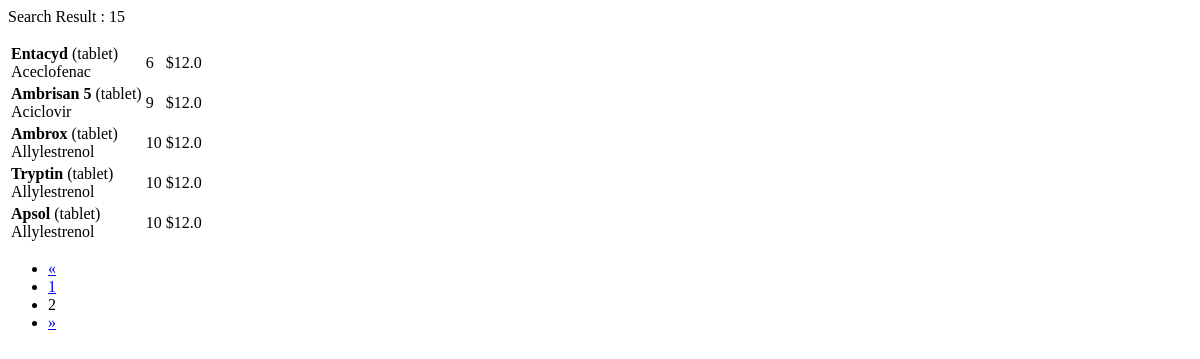
The app's page /ajax/search-and-filter/?page=2, older data.
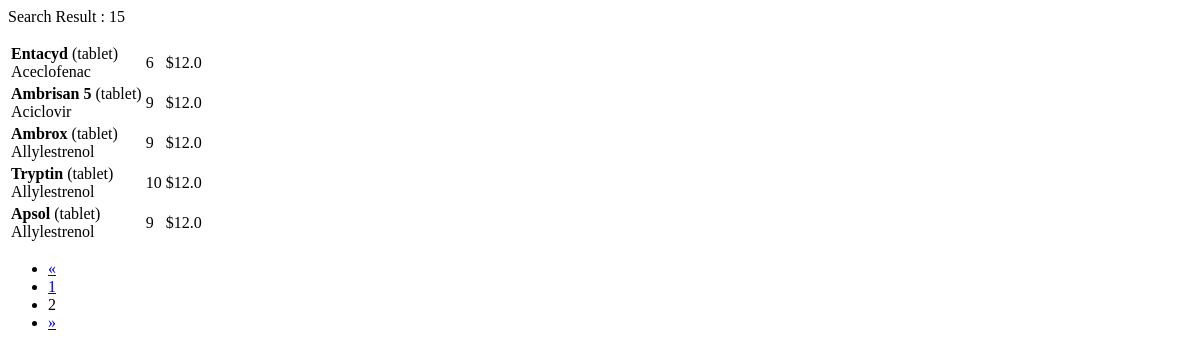
The same page, newer data.
### shop/models.py (models this page shows, shortened)
class Medicine(models.Model):
    name  = models.CharField(max_length=150)
    buy_price = models.FloatField()
    sell_price = models.FloatField()
    generic = models.ForeignKey(Generic, on_delete=models.CASCADE)
    brand  = models.ForeignKey(Brand, on_delete=models.CASCADE)
    type =  models.CharField(max_length=15,choices=MEDICINE_TYPE)
    quantity = models.IntegerField()
    place = models.ForeignKey(Place, on_delete=models.CASCADE)

class Generic(models.Model):
    name  = models.CharField(max_length=150)
    def __str__(self):
        return self.name

### shop/views.py (the view)
# urls.py: path('ajax/search-and-filter/', views.load_search_and_filter, name="ajax_load_search_and_filter"),
def load_search_and_filter(request):
    brand_list = request.GET.getlist('brand_list[]')
    generic_list = request.GET.getlist('generic_list[]')
    search_value = request.GET.get('search_value')
    medicines = Medicine.objects.all()
    if brand_list and generic_list:
        medicines = Medicine.objects.filter(name__icontains=search_value, brand__name__in = brand_list, generic__name__in = generic_list)
    elif brand_list:
        medicines = Medicine.objects.filter(name__icontains=search_value, brand__name__in = brand_list)
    elif generic_list:
        medicines = Medicine.objects.filter(name__icontains=search_value, generic__name__in = generic_list)
    elif search_value:
        medicines = Medicine.objects.filter(name__icontains=search_value)
    medicines_count = medicines.count()
    paginator = Paginator(medicines, 10) # Show 25 contacts per page.
    page_number = request.GET.get('page')
    page_obj = paginator.get_page(page_number)
    return render(request, 'partials/search.html', {'medicines':page_obj,'medicines_count':medicines_count})

### templates/partials/search.html (shortened to what this page needs)
    <p>Search Result : {{medicines_count}}</p>
    <div class="table-responsive">
      <table class="table table-hover">
        <tbody>
        {% for medicine in medicines %}
        <tr>
          <td class="product"><strong>{{medicine.name}}</strong> ({{medicine.type}})<br>{{medicine.generic}}</td>
          <td class="rate text-right">{{medicine.quantity}}</td>
          <td class="rate text-right">${{medicine.sell_price}}</td>
          <td class="price text-right">
            </td>
          </tr>
        {% endfor %}
      </tbody></table>
    </div>
    {% include 'partials/pagination.html' %}

Row changes from the older to the newer data that the page shows:
changed Medicine "Ambrox": quantity "10" → "9"
changed Medicine "Apsol": quantity "10" → "9"
